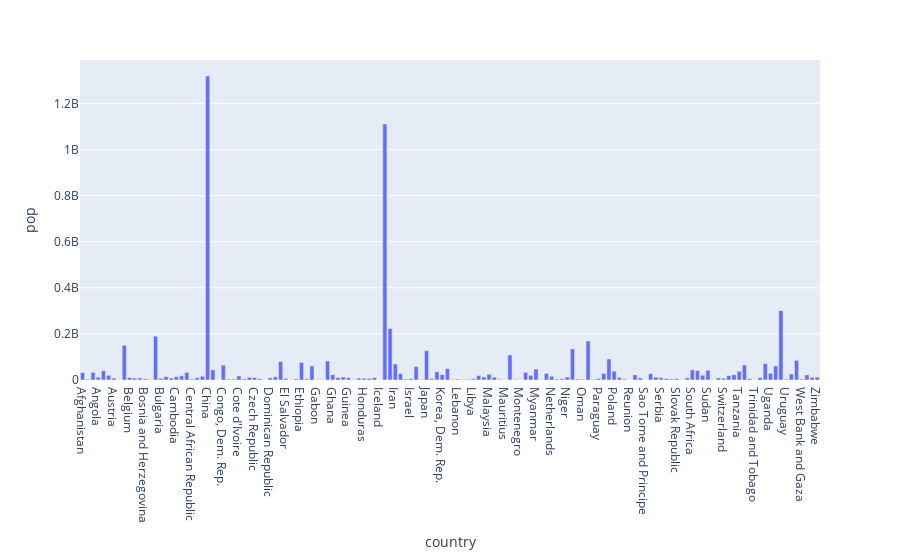

The notebook cell saved with this chart:
### Code cell
px.bar(df_2007, "country", "pop")

### Figure 1 — Plotly figure (JSON) as saved in the notebook; plotly's stock layout.template omitted (floating-point values rounded to 4 significant figures; data arrays with more than 128 entries replaced by an {"elided": "..."} marker saying what was removed)
{"data": [{"alignmentgroup": "True", "hovertemplate": "country=%{x}<br>pop=%{y}<extra></extra>", "legendgroup": "", "marker": {"color": "#636efa"}, "name": "", "offsetgroup": "", "orientation": "v", "showlegend": false, "textposition": "auto", "type": "bar", "x": {"elided": "142 str values"}, "xaxis": "x", "y": {"elided": "142 int values"}, "yaxis": "y"}], "layout": {"barmode": "relative", "legend": {"tracegroupgap": 0}, "margin": {"t": 60}, "xaxis": {"anchor": "y", "domain": [0, 1], "title": {"text": "country"}}, "yaxis": {"anchor": "x", "domain": [0, 1], "title": {"text": "pop"}}}}
